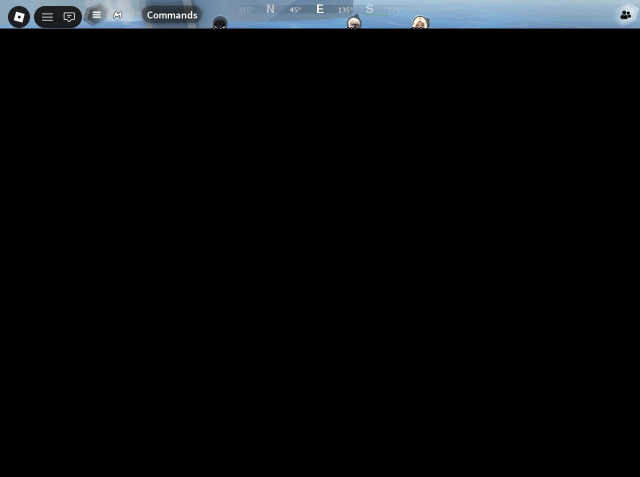
#> input picture tests/fixtures/bussola_janela_1280x953.webp, 1280 x 953 px (shown at 1/2 size)
$ python -i prompt.py   (imports and definitions only)
#> lines starting #> are read from the running program, lines starting #| are printed output that depends on the picture
#> further down, picture is the input picture: shape (953, 1280, 3); mean B, G, R 10.3, 8.9, 7.3
"""Acha o aviso de coleta do Roblox ("T  Nome do item / Collect") na tela.

O jeito mais confiável de achar é o círculo branco com o "T" escuro dentro:
é pequeno, redondo, e o "T" forma um buraco no meio do branco. O personagem
(que pode ser branco) é uma mancha grande e irregular, sem esse buraco.

Quando o item balança na ponta da vara, esse aviso some e volta, e o jogo zera
o progresso de segurar T. Por isso a coleta precisa saber se ele está na tela.
"""
from __future__ import annotations

from dataclasses import dataclass

import cv2
import numpy as np

# Região onde o item fica (em volta do personagem, no centro da tela).
REGION_X = (0.30, 0.70)
REGION_Y = (0.20, 0.80)
WHITE_MIN = 215
# Diâmetro do círculo em fração da largura da área do jogo (~1% medido a 2000 px).
DIAM_FRAC = (0.0065, 0.017)
ASPECT = (0.75, 1.33)
FILL = (0.45, 0.85)           # branco / caixa (círculo cheio seria ~0,79 sem o T)
HOLE_FRAC = (0.05, 0.40)      # área do "T" / área do círculo preenchido
HOLE_CENTER_TOL = 0.30        # o "T" fica perto do centro do círculo
# O "T" escuro sozinho (medido nos prints e no vídeo, em fração da largura do jogo).
T_W_FRAC = (0.0025, 0.008)
T_H_FRAC = (0.0035, 0.009)
T_FILL = (0.35, 0.70)
T_TOP_MIN = 0.85              # barra de cima ocupa quase toda a largura
T_BOTTOM_MAX = 0.55           # embaixo só a haste
T_STEM_CENTER_TOL = 0.20


@dataclass(frozen=True)
class Prompt:
    x: int
    y: int
    diameter: int


def _hole_ok(comp: np.ndarray) -> bool:
    """O círculo tem um buraco (o "T") perto do meio?"""
    h, w = comp.shape
    padded = cv2.copyMakeBorder(comp, 1, 1, 1, 1, cv2.BORDER_CONSTANT, value=0)
    flood = padded.copy()
    mask = np.zeros((h + 4, w + 4), np.uint8)
    cv2.floodFill(flood, mask, (0, 0), 1)
    holes = (flood[1:-1, 1:-1] == 0)
    filled = comp.sum() + holes.sum()
    if filled == 0 or not holes.any():
        return False
    frac = holes.sum() / filled
    if not HOLE_FRAC[0] <= frac <= HOLE_FRAC[1]:
        return False
    ys, xs = np.nonzero(holes)
    return (abs(xs.mean() - (w - 1) / 2) <= HOLE_CENTER_TOL * w
            and abs(ys.mean() - (h - 1) / 2) <= HOLE_CENTER_TOL * h)


def _is_t_glyph(glyph: np.ndarray) -> bool:
    """Forma de "T": barra de cima larga e haste estreita no meio embaixo."""
    h, w = glyph.shape
    fill = glyph.sum() / float(w * h)
    if not T_FILL[0] <= fill <= T_FILL[1]:
        return False
    top = glyph[:max(1, h // 4)].any(axis=0).mean()
    bottom_rows = glyph[h * 2 // 3:]
    bottom = bottom_rows.any(axis=0).mean()
    if top < T_TOP_MIN or bottom > T_BOTTOM_MAX:
        return False
    cols = np.nonzero(bottom_rows.any(axis=0))[0]
    return cols.size > 0 and abs(cols.mean() - (w - 1) / 2) <= T_STEM_CENTER_TOL * w


def _find_t_glyph(white: np.ndarray, ref: float) -> tuple[int, int, int] | None:
    """Acha o "T" escuro cercado de branco (serve para círculo e losango, mesmo grudado na vara)."""
    dark = (1 - white).astype(np.uint8)
    n, labels, stats, _ = cv2.connectedComponentsWithStats(dark, connectivity=4)
    rh, rw = dark.shape
    wmin, wmax = T_W_FRAC[0] * ref, T_W_FRAC[1] * ref
    hmin, hmax = T_H_FRAC[0] * ref, T_H_FRAC[1] * ref
    for i in range(1, n):
        x, y, w, h, _ = stats[i]
        if x == 0 or y == 0 or x + w >= rw or y + h >= rh:
            continue  # encosta na borda: não está cercado de branco
        if not (wmin <= w <= wmax and hmin <= h <= hmax):
            continue
        if _is_t_glyph(labels[y:y + h, x:x + w] == i):
            return x + w // 2, y + h // 2, int(max(w, h) * 2)
    return None


def find_collect_prompt(frame: np.ndarray) -> Prompt | None:
    fh, fw = frame.shape[:2]
#> fh = 953; fw = 1280
    # O aviso acompanha o FOV vertical do Roblox, não a largura da janela: numa janela
    # estreita (largura menor que 16:9) o aviso fica GRANDE demais para os limites em
    # fração de fw, e o personagem (deslocado do centro) pode cair fora da faixa de
    # busca horizontal. Por isso o tamanho e a região usam a largura "equivalente" a
    # 16:9 calculada a partir da altura, centrada na janela real (que pode ser mais
    # estreita que essa referência).
    ref = fh * 16 / 9
#> ref = 1694.2
    x_half = (REGION_X[1] - REGION_X[0]) / 2 * ref
#> x_half = 338.8
    x0 = max(0, int(fw / 2 - x_half))
#> x0 = 301
    x1 = min(fw, int(fw / 2 + x_half))
#> x1 = 978
    y0, y1 = int(REGION_Y[0] * fh), int(REGION_Y[1] * fh)
#> y0 = 190; y1 = 762
    region = frame[y0:y1, x0:x1]
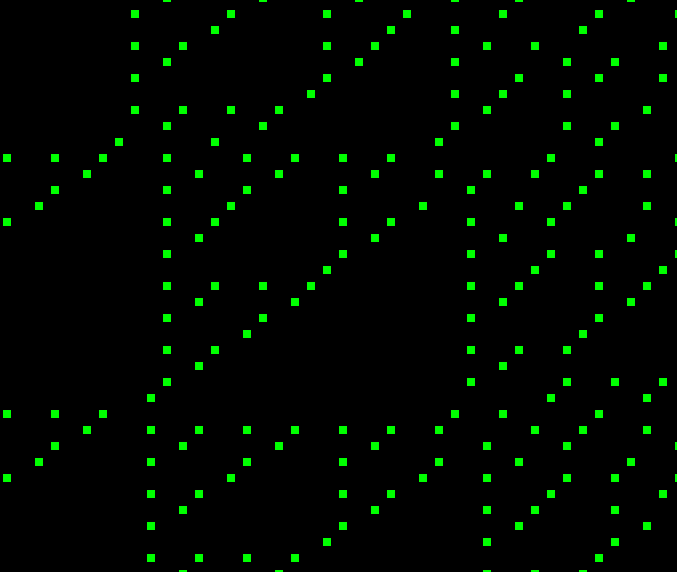
#> region: shape (572, 677, 3); mean B, G, R 0, 0.0316, 0; drawn with 1 as white
    white = (region.min(axis=2) >= WHITE_MIN).astype(np.uint8)
#> white: shape (572, 677); every value is 0
    found = _find_by_shape(white, ref)
    if found is None:
        found = _find_t_glyph(white, ref)
    if found is None:
        return None
    x, y, d = found
    return Prompt(int(x0 + x), int(y0 + y), int(d))


def _find_by_shape(white: np.ndarray, ref: float) -> tuple[int, int, int] | None:
    """Círculo (ou losango) branco pequeno com um buraco no meio."""
#> called with ref = 1694.2
    n, labels, stats, _ = cv2.connectedComponentsWithStats(white)
#> labels: shape (572, 677) int32; every value is 0
#> n = 1; stats = [[0, 0, 677, 572, 387244]]
    dmin, dmax = DIAM_FRAC[0] * ref, DIAM_FRAC[1] * ref
#> dmin = 11.01; dmax = 28.8
    for i in range(1, n):
        x, y, w, h, area = stats[i]
        if not (dmin <= w <= dmax and dmin <= h <= dmax):
            continue
        if not ASPECT[0] <= w / h <= ASPECT[1]:
            continue
        if not FILL[0] <= area / float(w * h) <= FILL[1]:
            continue
        comp = (labels[y:y + h, x:x + w] == i).astype(np.uint8)
        if _hole_ok(comp):
            return x + w // 2, y + h // 2, int(max(w, h))
    return None

>>> import cv2
>>> picture = cv2.imread('../tests/fixtures/bussola_janela_1280x953.webp')
>>> result = find_collect_prompt(picture)
#> in _find_t_glyph, `dark = (1 - white).astype(np.uint8)`: dark: shape (572, 677); every value is 1
#> in _find_t_glyph, `n, labels, stats, _ = cv2.connectedComponentsWithStats(dark, connectiv..`: labels: shape (572, 677) int32; every value is 1
#> in _find_t_glyph, `n, labels, stats, _ = cv2.connectedComponentsWithStats(dark, connectiv..`: n = 2; stats = [[-1, 2147483647, 0, 0, 0], [0, 0, 677, 572, 387244]]
#> the loop in _find_t_glyph, `for i in range(1, n):` made 1 pass
#> (x, y) on pass 1: (0, 0)
